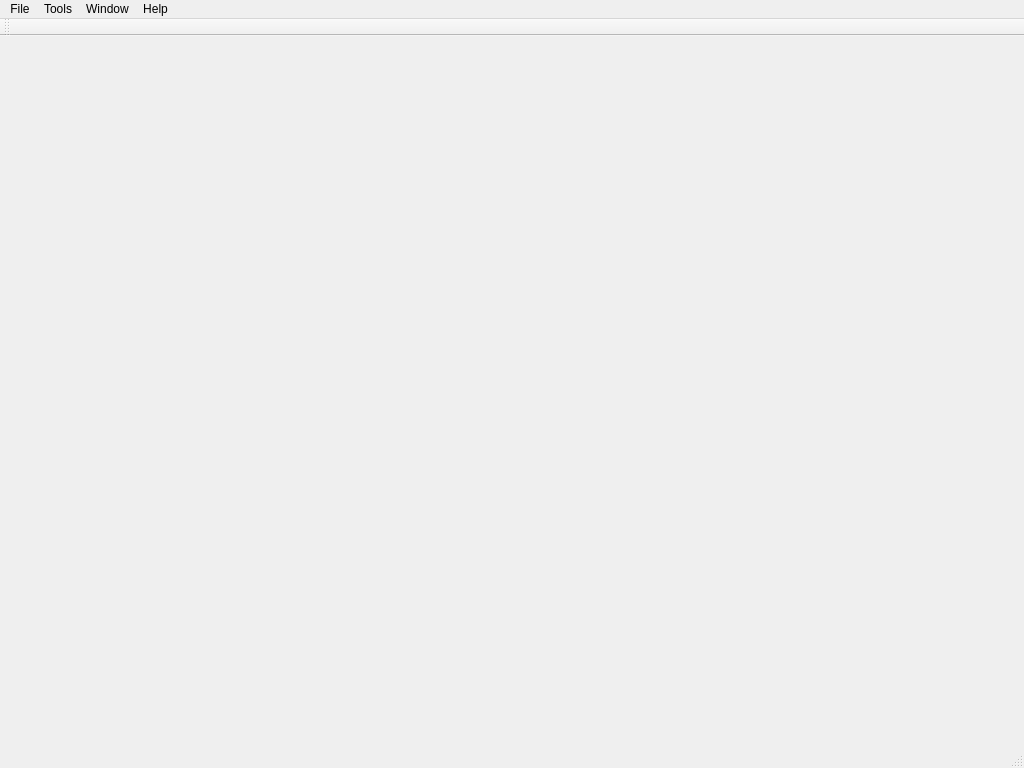
<?xml version="1.0" encoding="UTF-8"?>
<ui version="4.0">
 <class>MainWindow</class>
 <widget class="QMainWindow" name="MainWindow">
  <property name="geometry">
   <rect>
    <x>0</x>
    <y>0</y>
    <width>1024</width>
    <height>768</height>
   </rect>
  </property>
  <property name="windowTitle">
   <string>Camera User Interface</string>
  </property>
  <property name="windowIcon">
   <iconset resource="Resources.qrc">
    <normaloff>:/CameraUI.ico</normaloff>:/CameraUI.ico</iconset>
  </property>
  <widget class="QWidget" name="centralWidget"/>
  <widget class="QMenuBar" name="menuBar">
   <property name="geometry">
    <rect>
     <x>0</x>
     <y>0</y>
     <width>1024</width>
     <height>21</height>
    </rect>
   </property>
   <widget class="QMenu" name="menuFile">
    <property name="title">
     <string>File</string>
    </property>
    <addaction name="actionSaveImages"/>
    <addaction name="actionRecordImages"/>
    <addaction name="actionCloseImages"/>
    <addaction name="separator"/>
    <addaction name="actionExit"/>
   </widget>
   <widget class="QMenu" name="menuHelp">
    <property name="title">
     <string>Help</string>
    </property>
    <addaction name="actionAbout"/>
   </widget>
   <widget class="QMenu" name="menuTools">
    <property name="title">
     <string>Tools</string>
    </property>
   </widget>
   <widget class="QMenu" name="menuWindow">
    <property name="title">
     <string>Window</string>
    </property>
    <addaction name="actionOpenAll"/>
    <addaction name="actionCloseAll"/>
   </widget>
   <addaction name="menuFile"/>
   <addaction name="menuTools"/>
   <addaction name="menuWindow"/>
   <addaction name="menuHelp"/>
  </widget>
  <widget class="QToolBar" name="mainToolBar">
   <attribute name="toolBarArea">
    <enum>TopToolBarArea</enum>
   </attribute>
   <attribute name="toolBarBreak">
    <bool>false</bool>
   </attribute>
  </widget>
  <widget class="QStatusBar" name="statusBar"/>
  <action name="actionAbout">
   <property name="text">
    <string>About</string>
   </property>
  </action>
  <action name="actionExit">
   <property name="text">
    <string>Exit</string>
   </property>
  </action>
  <action name="actionReports">
   <property name="text">
    <string>Reports</string>
   </property>
  </action>
  <action name="actionRecordImages">
   <property name="text">
    <string>Record Images to Catalog</string>
   </property>
  </action>
  <action name="actionCloseImages">
   <property name="text">
    <string>Close Images</string>
   </property>
  </action>
  <action name="actionOpenAll">
   <property name="text">
    <string>Open Tools</string>
   </property>
  </action>
  <action name="actionCloseAll">
   <property name="text">
    <string>Close Tools</string>
   </property>
  </action>
  <action name="actionSaveImages">
   <property name="text">
    <string>Save Images</string>
   </property>
  </action>
 </widget>
 <layoutdefault spacing="6" margin="11"/>
 <resources>
  <include location="Resources.qrc"/>
 </resources>
 <connections>
  <connection>
   <sender>actionExit</sender>
   <signal>triggered()</signal>
   <receiver>MainWindow</receiver>
   <slot>close()</slot>
   <hints>
    <hint type="sourcelabel">
     <x>-1</x>
     <y>-1</y>
    </hint>
    <hint type="destinationlabel">
     <x>506</x>
     <y>323</y>
    </hint>
   </hints>
  </connection>
 </connections>
</ui>
